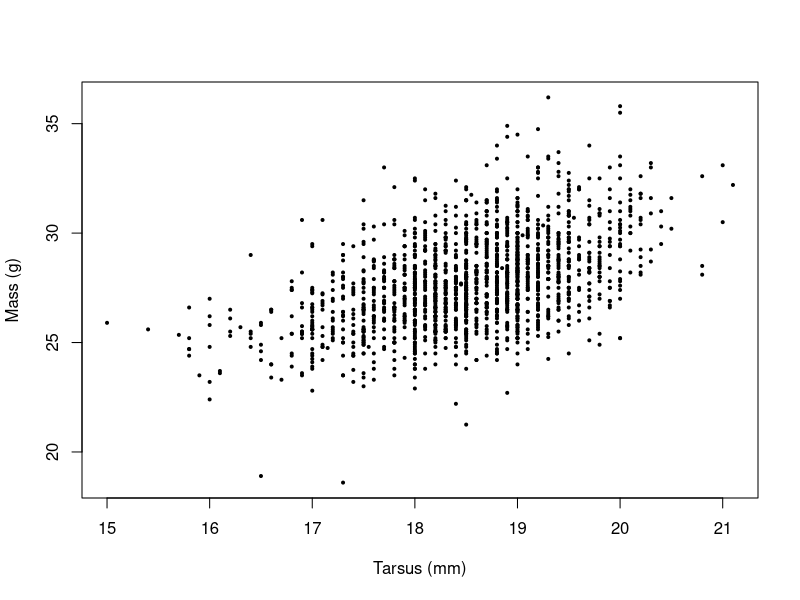
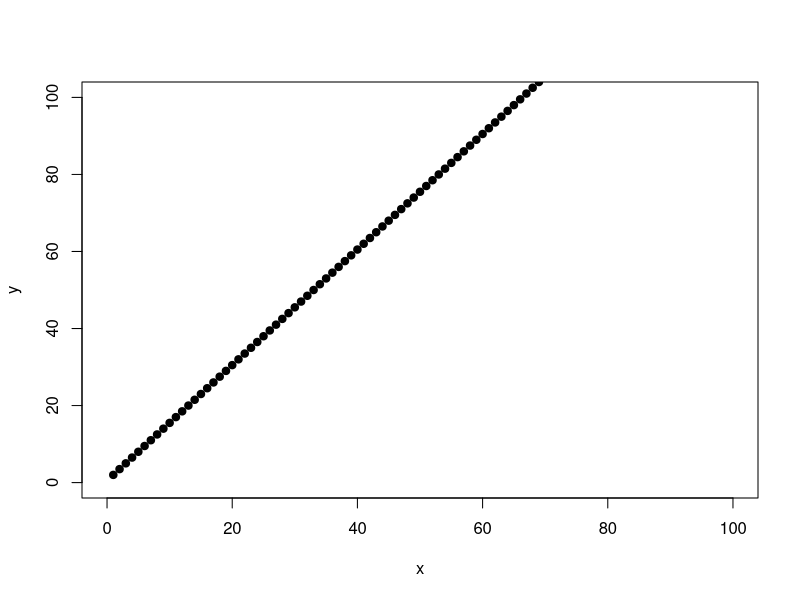
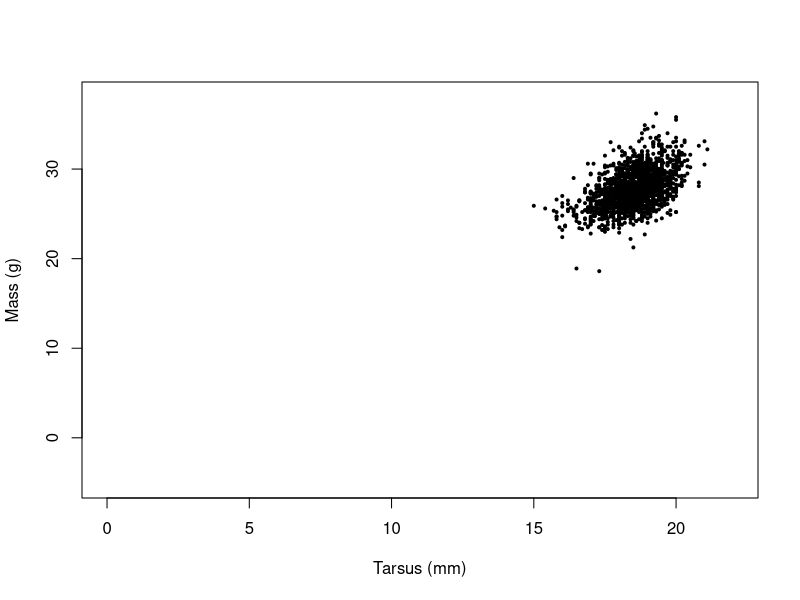
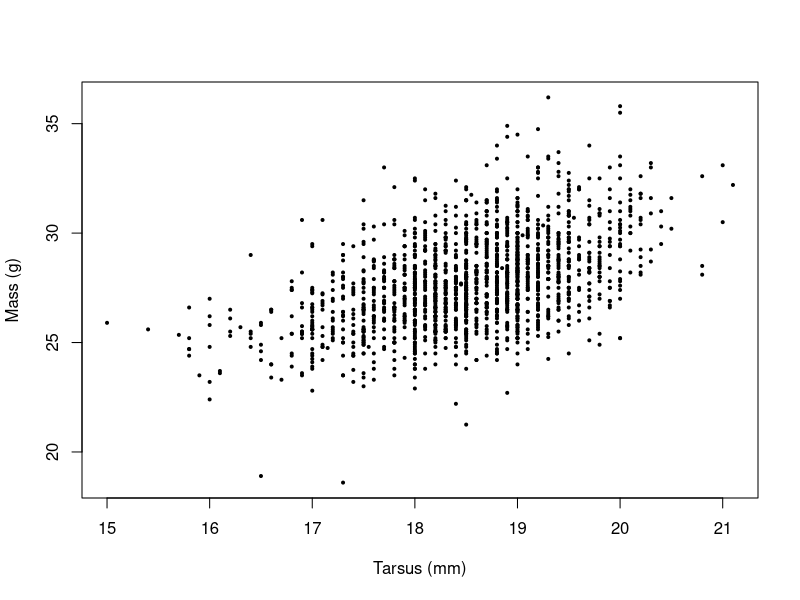
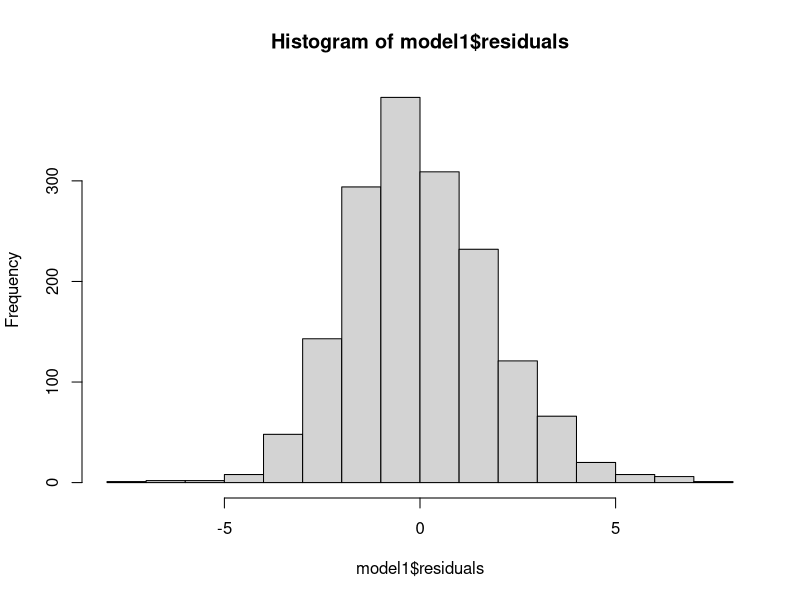
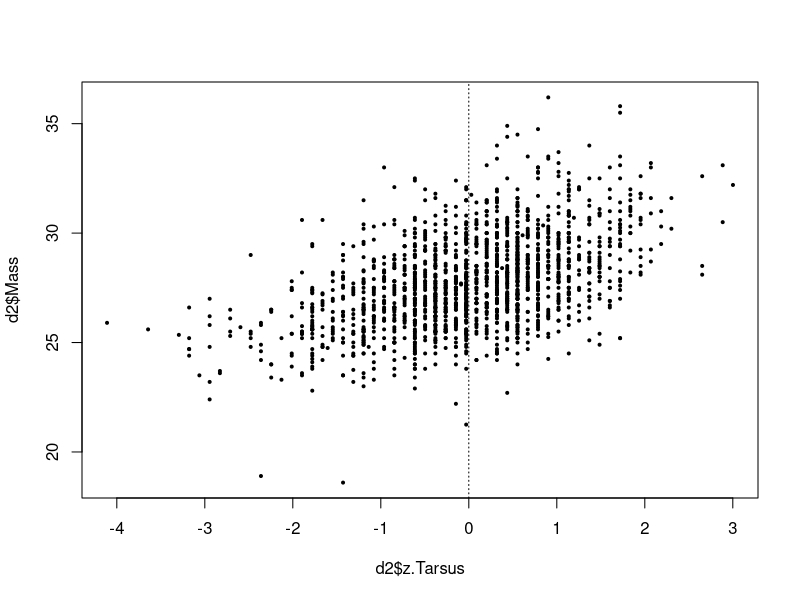

Reproduce these figures in R, in order. (Note: this script raises an error after producing the figures.)
#Author: Ruth Keane (ruth.keane19@imperial.ac.uk)
#Script: ho10.R
#Desc: linear models
#Arguments: 
#Input: 
#Output: 
#Date: Oct 2019rm(list=ls())
#setwd("~/Documents/CMEECourseWork/Week4/Code")
d<-read.table("../Data/SparrowSize.txt", header=TRUE)
plot(d$Mass~d$Tarsus, ylab="Mass (g)",xlab="Tarsus (mm)", pch=19, cex=0.4)
x<-c(1:100)
b<-0.5
m<-1.5
y<-m*x+b
plot(x,y, xlim=c(0,100),ylim=c(0,100),pch=19)
d$Mass[1]
length(d$Mass)
d$Mass[1770]
plot(d$Mass~d$Tarsus, ylab="Mass (g)"
     ,xlab="Tarsus (mm)", pch=19, cex=0.4,
     ylim=c(-5,38), xlim=c(0,22))
plot(d$Mass~d$Tarsus, ylab="Mass (g)"
     ,xlab="Tarsus (mm)", pch=19, cex=0.4)

d1<-subset(d,  d$Mass!="NA") 	
d2<-subset(d1,  d1$Tarsus!="NA") 	
length(d2$Tarsus) 	
model1<-lm(Mass~Tarsus, data=d2)
#dfs- number of observations -3 estimated parameters
#r^2 23% of variance in mass exaplined by variation in tarsus
summary(model1)
hist(model1$residuals)

model2<-lm(y~x)
summary(model2)

#run model with z scores instead of tarsus
d2$z.Tarsus<-scale(d2$Tarsus)
model3<-lm(Mass~z.Tarsus,data=d2)
summary(model3)
plot(d2$Mass~d2$z.Tarsus, pch=19, cex=0.4)
abline(v=0, lty="dotted")
head(d)
str(d)
graphics.off()
d$Sex<-as.numeric(d$Sex)
par(mfrow=c(1,2))
plot(d$Wing~d$Sex.1, ylab="Wing(mm)")
plot(d$Wing~d$Sex, xlab="Sex",xlim=c(-0.1,1.1),ylab="")
abline(lm(d$Wing~d$Sex), lwd=2)
text(0.15,76,"intercept")
text(0.9,77.5,"slope", col="red")

d4<-subset(d,d$Wing!="NA")
m4<-lm(Wing~Sex, data=d4)
t4<-t.test(d4$Wing~d4$Sex, var.equal=TRUE)       
summary(m4)
t4
par(mfrow=c(2,2))
plot(model3)

par(mfrow=c(2,2))
plot(m4)
##top left  -residuals-- random distribution is what we want
#qq plot should be straight line
d5<-subset(d1,d1$Bill!="NA")
model5<-lm(Mass~Bill, data=d5)
summary(model5)
plot(d5$Mass,d5$Bill)
